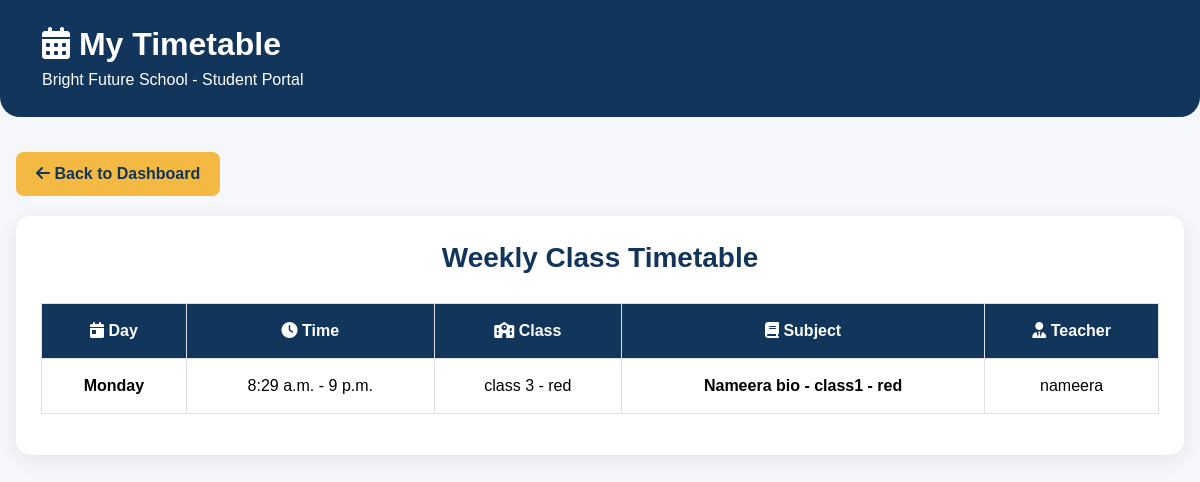
Page /student/timetable/ (signed in) on the committed database.
### schoolapp/models.py (models this page shows, shortened)
class Timetable(models.Model):
    DAY_CHOICES = [
        ('Monday', 'Monday'),
        ('Tuesday', 'Tuesday'),
        ('Wednesday', 'Wednesday'),
        ('Thursday', 'Thursday'),
        ('Friday', 'Friday'),
        ('Saturday', 'Saturday'),
    ]
    school_class = models.ForeignKey(
        SchoolClass,
        on_delete=models.CASCADE,
        related_name='timetables'
    )
    subject = models.ForeignKey(
        Subject,
        on_delete=models.CASCADE,
        related_name='timetables'
    )
    teacher = models.ForeignKey(
        Teacher,
        on_delete=models.SET_NULL,
        null=True,
        blank=True,
        related_name='timetables'
    )
    day = models.CharField(
        max_length=20,
        choices=DAY_CHOICES
    )
    start_time = models.TimeField()
    end_time = models.TimeField()
    created_at = models.DateTimeField(
        auto_now_add=True
    )

class SchoolClass(models.Model):
    name = models.CharField(max_length=20)
    section = models.CharField(max_length=20)
    def __str__(self):
        return f"{self.name} - {self.section}"

class Subject(models.Model):
    name = models.CharField(max_length=20)
    school_class = models.ForeignKey(
        SchoolClass,
        on_delete=models.CASCADE,
        related_name='subjects'
    )
    def __str__(self):
        return f"{self.name} - {self.school_class}"

class Teacher(models.Model):
    name = models.CharField(max_length=20)
    email = models.EmailField(
        blank=True
    )
    phone = models.CharField(
        max_length=12,
        blank=True
    )
    qualification = models.CharField(
        max_length=20
    )
    experience = models.CharField(
        max_length=20,
        blank=True
    )
    subject = models.CharField(
        max_length=20
    )
    bio = models.TextField(
        blank=True
    )
    photo = models.ImageField(
        upload_to='teachers/',
        blank=True,
        null=True
    )
    assigned_class = models.ForeignKey(
        SchoolClass,
        on_delete=models.SET_NULL,
        null=True,
        blank=True,
        related_name='class_teachers'
    )
    assigned_subject = models.ForeignKey(
        Subject,
        on_delete=models.SET_NULL,
        null=True,
        blank=True,
        related_name='subject_teachers'
    )
    created_at = models.DateTimeField(
        auto_now_add=True
    )
    def __str__(self):
        return self.name

### schoolapp/views.py (the view, shortened to what this page needs)
# urls.py: path('student/timetable/', views.student_timetable, name='student_timetable'),
def student_timetable(request):
    if not request.user.is_authenticated:
        return redirect('login')
    student = get_logged_in_student(request)
    timetables = Timetable.objects.select_related(
        'school_class',
        'subject',
        'teacher'
    ).filter(
        school_class=student.school_class
    ).order_by(
        'day',
        'start_time'
    )
    return render(
        request,
        'schoolapp/student_timetable.html',
        {
            'student': student,
            'timetables': timetables,
        }
    )

### schoolapp/views.py (called while the page is built)
def get_logged_in_student(request):
    if not request.user.is_authenticated:
        return None
    if not hasattr(request.user, 'profile'):
        return None
    if request.user.profile.role != 'Student':
        return None
    return Student.objects.select_related(
        'school_class'
    ).filter(
        email=request.user.email
    ).first()

### templates/schoolapp/student_timetable.html (shortened to what this page needs)
{% load static %}
<!DOCTYPE html>
<html lang="en">
<head>
    <link href="https://cdn.jsdelivr.net/npm/bootstrap@5.3.3/dist/css/bootstrap.min.css"
          rel="stylesheet">
    <link rel="stylesheet"
          href="https://cdnjs.cloudflare.com/ajax/libs/font-awesome/6.5.2/css/all.min.css">
</head>
<body>
<div class="top-header">
    <div class="container">
        <h2>
            <i class="fas fa-calendar-days"></i>
            My Timetable
        </h2>
        <p class="mb-0">
            Bright Future School - Student Portal
        </p>
    </div>
</div>
<div class="container-main px-3">
    <a href="/student/dashboard/" class="back-btn">
        <i class="fas fa-arrow-left"></i>
        Back to Dashboard
    </a>
    <div class="timetable-card">
        <h3 class="title text-center">
            Weekly Class Timetable
        </h3>
        {% if timetables %}
        <div class="table-responsive">
            <table class="table table-bordered table-hover">
                <thead>
                    <tr>
                        <th>
                            <i class="fas fa-calendar-day"></i>
                            Day
                        </th>
                        <th>
                            <i class="fas fa-clock"></i>
                            Time
                        </th>
                        <th>
                            <i class="fas fa-school"></i>
                            Class
                        </th>
                        <th>
                            <i class="fas fa-book"></i>
                            Subject
                        </th>
                        <th>
                            <i class="fas fa-user-tie"></i>
                            Teacher
                        </th>
                    </tr>
                </thead>
                <tbody>
                    {% for timetable in timetables %}
                    <tr>
                        <td class="day">
                            {{ timetable.day }}
                        </td>
                        <td class="time">
                            {{ timetable.start_time }}
                            -
                            {{ timetable.end_time }}
                        </td>
                        <td>
                            {{ timetable.school_class }}
                        </td>
                        <td class="subject">
                            {{ timetable.subject }}
                        </td>
                        <td class="teacher">
                            {{ timetable.teacher }}
                        </td>
                    </tr>
                    {% endfor %}
                </tbody>
            </table>
        </div>
        {% endif %}
    </div>
</div>
</body>
</html>

### templates/schoolapp/student_timetable.html (style rules this page uses)
body { background: #f5f7fb; font-family: Arial, sans-serif; }
.top-header { background: #12355b; color: white; padding: 25px; border-radius: 0 0 20px 20px; }
.top-header h2 { font-weight: bold; margin-bottom: 5px; }
.container-main { max-width: 1200px; margin: 35px auto; }
.back-btn { background: #f4b942; color: #12355b; font-weight: bold; border: none; padding: 10px 20px; border-radius: 8px; text-decoration: none; display: inline-block; margin-bottom: 20px; }
.timetable-card { background: white; border-radius: 15px; padding: 25px; box-shadow: 0 5px 20px rgba(0,0,0,0.08); }
.title { color: #12355b; font-weight: bold; }
.table { margin-top: 20px; }
.table thead th { background: #12355b; color: white; text-align: center; padding: 15px; }
.table tbody td { text-align: center; vertical-align: middle; padding: 15px; }
.day { font-weight: bold; color: #12355b; }
.subject { font-weight: bold; }
.teacher { color: #666; }
.time { color: #555; font-weight: 500; }

### rows in the picture
Timetable: day "Monday", start_time "8:29 a.m.", end_time "9 p.m.", school_class "class 3 - red", subject "Nameera bio - class1 - red", teacher "nameera"
